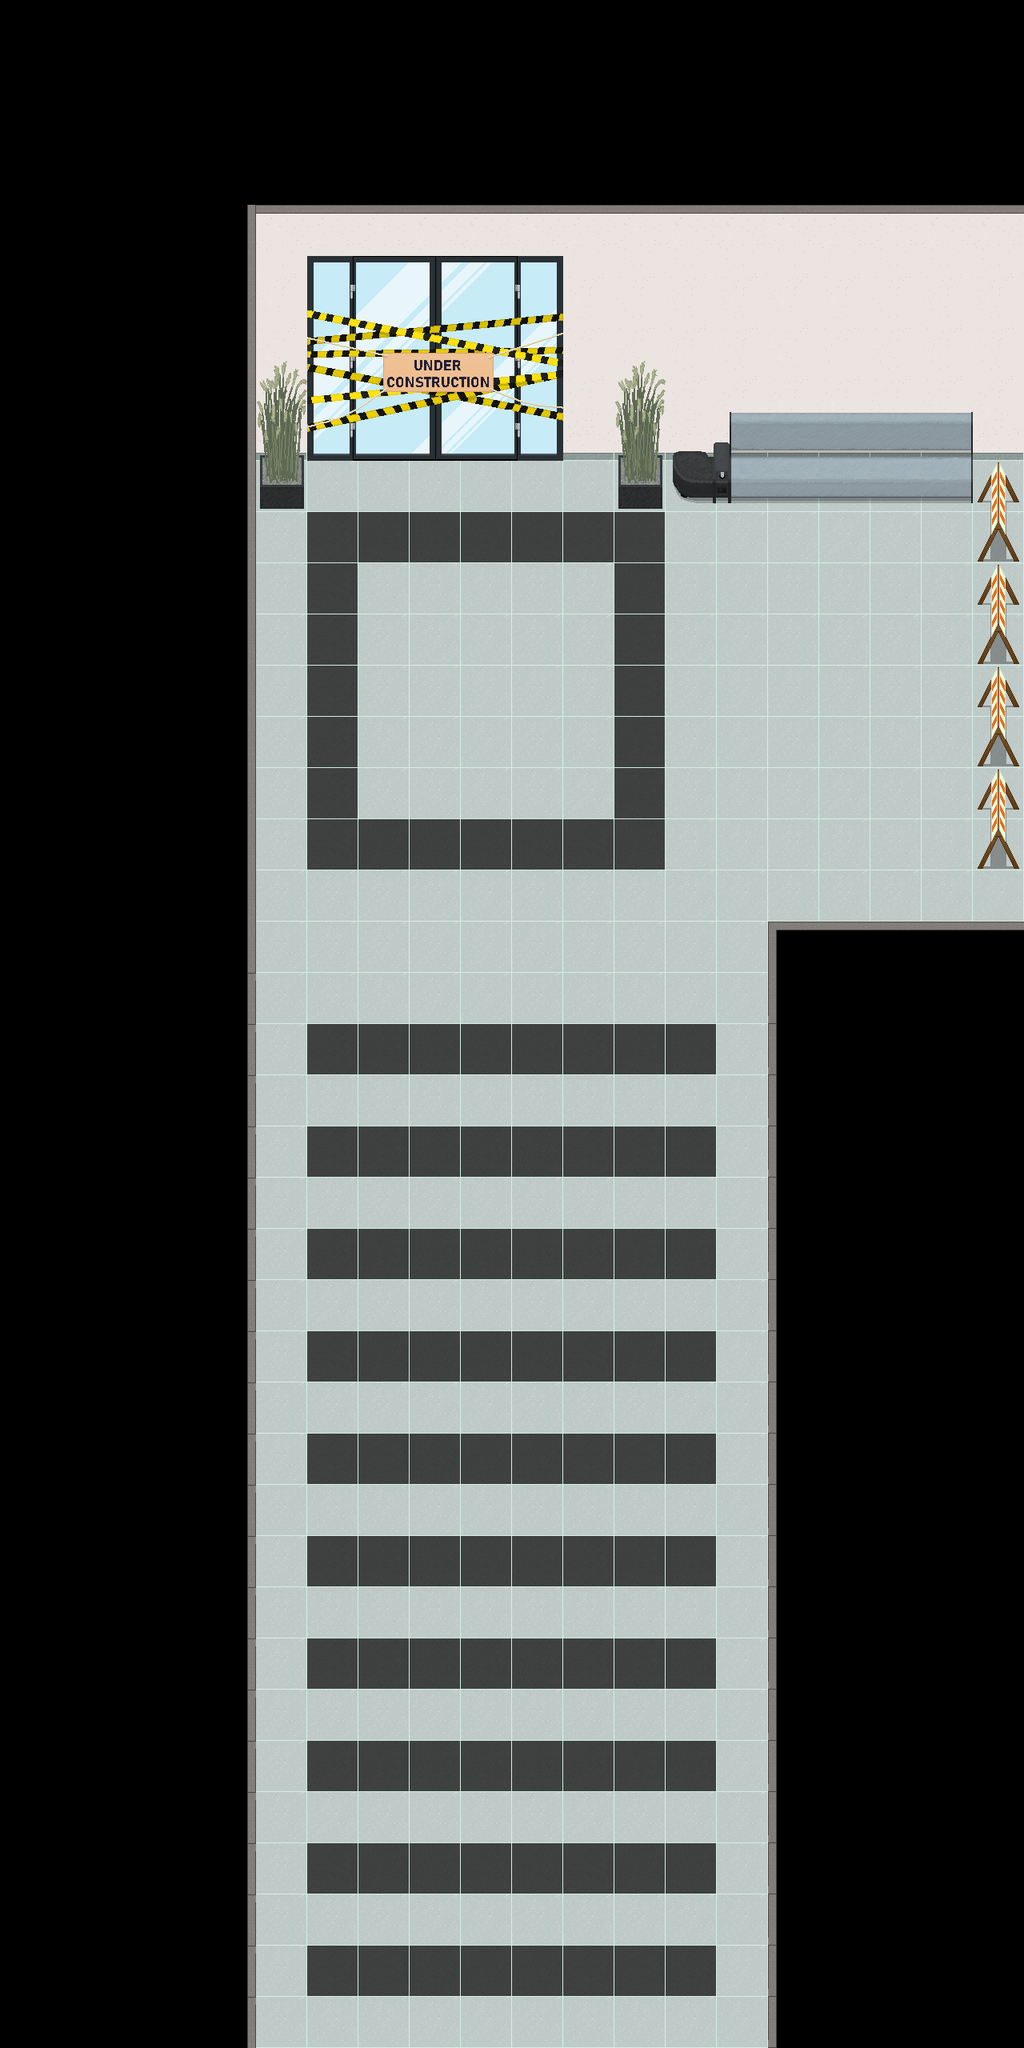

Rendered tile map (Tiled .tmx) drawn with the repository's tilesets; below, a short description and the map source with its tile grids summarised:
An orthogonal 20x40 tile map with 64x64 px tiles, 5 tile layers (Ground, Ground_layer1, Ground_layer2, Ground_layer3, ...), 3 tilesets and 10 objects (Player, Door).

<map version="1.10" tiledversion="1.11.2" orientation="orthogonal" renderorder="left-up" width="20" height="40" tilewidth="64" tileheight="64" infinite="0" nextlayerid="11" nextobjectid="12">
 <tileset firstgid="1" source="../tilesets/TileSet.tsx" />
 <tileset firstgid="401" source="../tilesets/TileSet1.tsx" />
 <tileset firstgid="501" source="../tilesets/Collectables.tsx" />
 <layer id="1" name="Ground" width="20" height="40">
  <data>[800 cells, 492 non-empty, 30 distinct tile ids]</data>
 </layer>
 <layer id="2" name="Ground_layer1" width="20" height="40">
  <data>[800 cells, 26 non-empty, 13 distinct tile ids]</data>
 </layer>
 <layer id="3" name="Ground_layer2" width="20" height="40">
  <data>[800 cells, 0 non-empty, 0 distinct tile ids]</data>
 </layer>
 <layer id="4" name="Ground_layer3" width="20" height="40">
  <data>[800 cells, 0 non-empty, 0 distinct tile ids]</data>
 </layer>
 <layer id="5" name="Ground_layer4" width="20" height="40">
  <data>[800 cells, 0 non-empty, 0 distinct tile ids]</data>
 </layer>
 <objectgroup id="6" name="Objects">
  <object id="9" gid="506" x="574" y="892.667" width="64" height="64" />
 </objectgroup>
 <objectgroup id="7" name="Ground_objects" />
 <objectgroup id="8" name="Entities">
  <object id="8" name="Player" x="641" y="2497">
   <point />
  </object>
 </objectgroup>
 <objectgroup id="9" name="Collisions">
  <object id="1" x="962" y="1150" width="298" height="1420" />
  <object id="2" x="72" y="260" width="242" height="2296" />
  <object id="3" x="236" y="2538" width="794" height="112" />
  <object id="4" x="254" y="182" width="1070" height="354" />
  <object id="5" x="766" y="446" width="68" height="163" />
  <object id="6" x="1214.67" y="453.333" width="185.333" height="780" />
  <object id="10" x="316.667" y="443.833" width="68" height="163" />
 </objectgroup>
 <objectgroup id="10" name="Doors">
  <object id="7" name="Door" type="Door" x="307.667" y="2474.67" width="654" height="84">
   <properties>
    <property name="spawn_x" type="float" value="3700" />
    <property name="spawn_y" type="float" value="500" />
    <property name="target" value="corridor.tmx" />
   </properties>
  </object>
 </objectgroup>
</map>